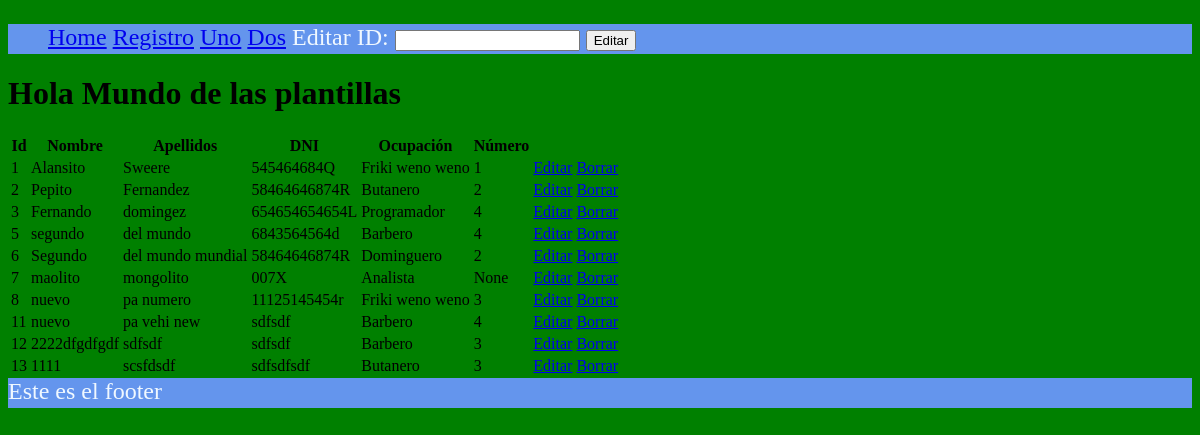
The page / on the database its author committed.
### tables this page shows
CREATE TABLE persona(
            id integer primary key autoincrement,
            nombre text,
            apellidos text,
            dni text, id_ocupation INTEGER, id_numero INTEGER);

CREATE TABLE "T_ocupation" (
	id INTEGER NOT NULL PRIMARY KEY AUTOINCREMENT,
	description INTEGER NOT NULL
);

### app.py (the view)
@route('/')
@jinja2_view('home.html')
def hola():
    cnx = sqlite3.connect(BASE_DATOS)
    consulta = "select p.id,p.nombre,p.apellidos,p.dni,to2.description,p.id_numero from persona p left join T_ocupation to2 on to2.id = p.id_ocupation "
    cursor = cnx.execute(consulta)
    filas = cursor.fetchall()#obtener todas fila para procesarla, trae todas las filas
    cnx.close()#cerrar siempre la consulta
    return {"datos": filas}

### templates/base.html (shortened to what this page needs)
<!DOCTYPE html>
<html lang="en">
<head>
    <link rel="stylesheet" href="/static/estilos.css">
</head>
<body>
    {%include 'inc_header.html'%}
    {%block content%}{%endblock%}
    {%include 'inc_footer.html'%}
</body>
</html>

### templates/home.html (shortened to what this page needs)
{%extends 'base.html'%}
{%block content%}
    <h1>Hola Mundo de las plantillas</h1>
    <table>
        <tr>
            <th>Id</th>
            <th>Nombre</th>
            <th>Apellidos</th>
            <th>DNI</th>
            <th>Ocupación</th>
            <th>Número</th>
        </tr>
        {% for fila in datos%}
        <tr>
            <td>{{fila[0]}}</td>
            <td>{{fila[1]}}</td>
            <td>{{fila[2]}}</td>
            <td>{{fila[3]}}</td>
            <td>{{fila[4]}}</td>
            <td>{{fila[5]}}</td>
            <td><a href="/editar/{{fila[0]}}">Editar</a></td>
            <td><a href="/delete/{{fila[0]}}">Borrar</a></td>
        </tr>
        {%endfor%}
    </table>
{%endblock%}

### templates/inc_header.html
<header>
    <nav>
        <ul>
            <li><a href="/">Home</a></li>
            <li><a href="/editar">Registro</a></li>
            <li><a href="/editar/1">Uno</a></li>
            <li><a href="/editar/2">Dos</a></li>
            <li>
                <form action="/editar/" method="post">
                <label for="edit_id">Editar ID:</label>
                <input type="int">
                <input type="submit" value="Editar">
                </form>
            </li>
        </ul>
    </nav>
</header>

### templates/inc_footer.html
<footer>Este es el footer</footer>

### rows shown on the page
persona: id "1", nombre "Alansito", apellidos "Sweere", dni "545464684Q", description "Friki weno weno", id_numero "1"
persona: id "2", nombre "Pepito", apellidos "Fernandez", dni "58464646874R", description "Butanero", id_numero "2"
persona: id "3", nombre "Fernando", apellidos "domingez", dni "654654654654L", description "Programador", id_numero "4"
persona: id "5", nombre "segundo", apellidos "del mundo", dni "6843564564d", description "Barbero", id_numero "4"
persona: id "6", nombre "Segundo", apellidos "del mundo mundial", dni "58464646874R", description "Dominguero", id_numero "2"
persona: id "7", nombre "maolito", apellidos "mongolito", dni "007X", description "Analista", fila "None"
persona: id "8", nombre "nuevo", apellidos "pa numero", dni "11125145454r", description "Friki weno weno", id_numero "3"
persona: id "11", nombre "nuevo", apellidos "pa vehi new", dni "sdfsdf", description "Barbero", id_numero "4"
persona: id "12", nombre "2222dfgdfgdf", apellidos "sdfsdf", dni "sdfsdf", description "Barbero", id_numero "3"
persona: id "13", nombre "1111", apellidos "scsfdsdf", dni "sdfsdfsdf", description "Butanero", id_numero "3"
